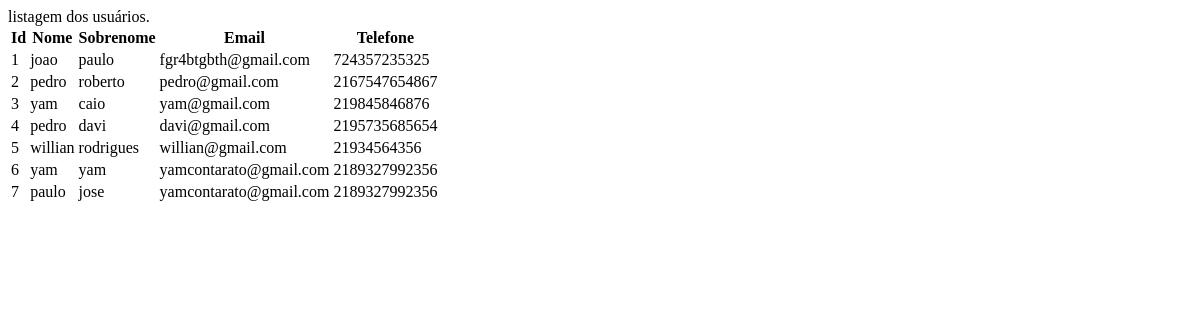
The page /usuario/listar/ on the database as committed earlier.
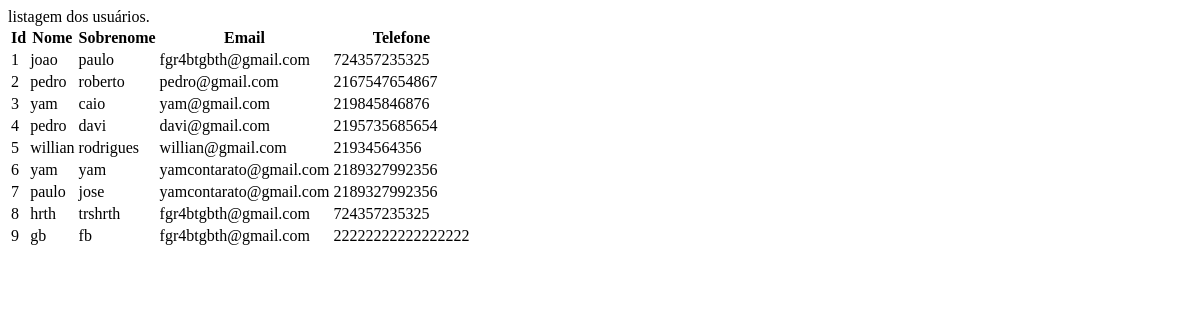
The same page on the database as committed later.
### sistema/models.py (models this page shows, shortened)
class Usuário(models.Model):
    nome = models.CharField(max_length=50)
    sobrenome = models.CharField(max_length=50)
    cpf = models.CharField(max_length=11)
    telefone = models.CharField(max_length=20)
    email = models.EmailField()
    enredeco = models.CharField(max_length=100)
    data_cadastro = models.DateTimeField(default=timezone.now)
    ativo = models.BooleanField(default=True)
    imagem = models.ImageField(blank=True, upload_to='imagens/%Y/%m')

### usuarios/views.py (the view)
# urls.py: path('listar/', views.listarUsuarios, name='listarusuarios'),
def listarUsuarios(request):
    usuarios = Usuário.objects.all()
    context = {
        'usuarios': usuarios
    }
    return render(
        request,
        'usuarios/listar.html',
        context,
    )

### sistema/templates/usuarios/listar.html
<div class="container">
    <table class="table">
        <capition class="table-caption">
            listagem dos usuários.
        </capition>
        <thead>
           <tr class="table-row table-row-header">
                <th class="table-header">Id</th>
                <th class="table-header">Nome</th>
                <th class="table-header">Sobrenome</th>
                <th class="table-header">Email</th>
                <th class="table-header">Telefone</th>
           </tr>
        </thead>
        <tbody>
            {% for usuario in usuarios %}
                <tr class="table-row">
                    <td class="table-cel">{{ usuario.id}}</td>
                    <td class="table-cel">{{ usuario.nome}}</td>
                    <td class="table-cel">{{ usuario.sobrenome}}</td>
                    <td class="table-cel">{{ usuario.email}}</td>
                    <td class="table-cel">{{ usuario.telefone}}</td>
                </tr>
            {% endfor %}
        </tbody>
    </table>
</div>

Rows that differ between the two databases and show on the page:
added Usuário: id "8", nome "hrth", sobrenome "trshrth", email "fgr4btgbth@gmail.com", telefone "724357235325"
added Usuário: id "9", nome "gb", sobrenome "fb", email "fgr4btgbth@gmail.com", telefone "22222222222222222"
